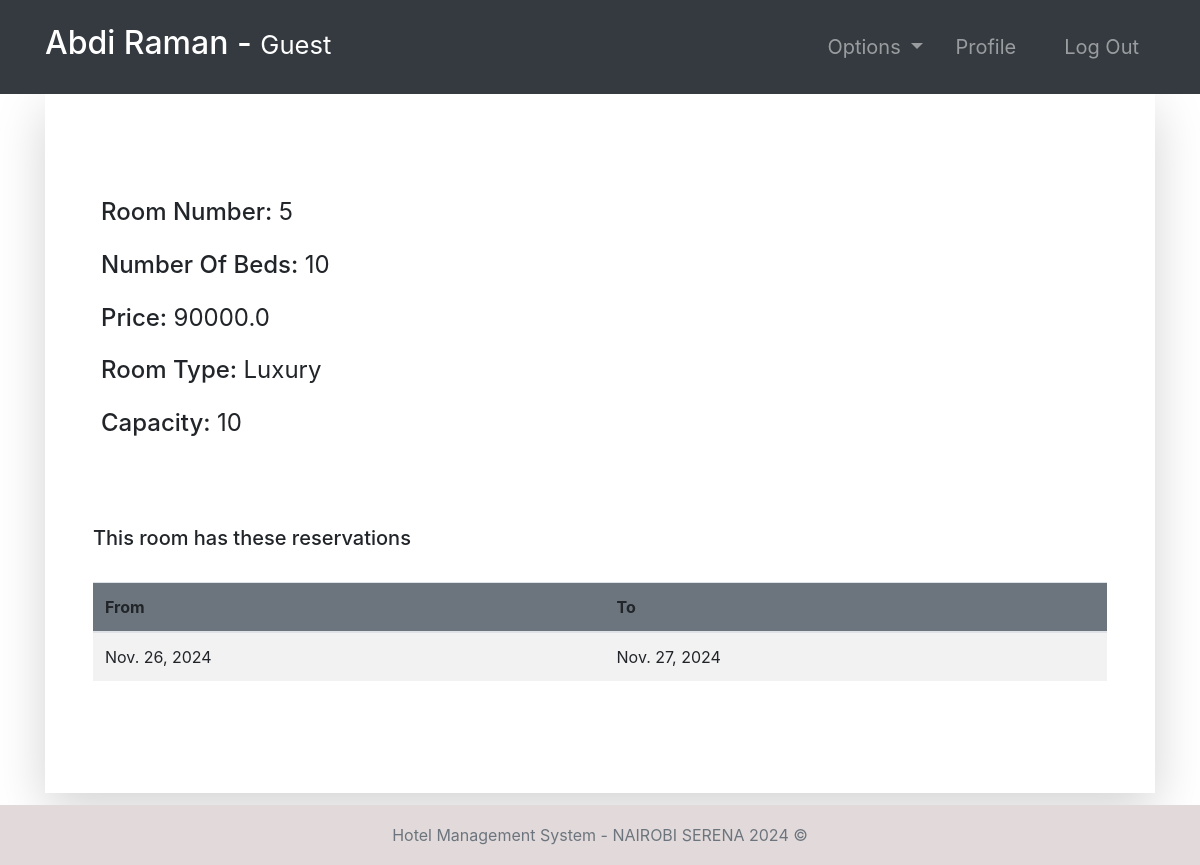
/room-profile/5/ (signed in), run on the app's committed database.
### room/models.py (models this page shows, shortened)
class Room(models.Model):
    ROOM_TYPES = (
        ('King', 'King'),
        ('Luxury', 'Luxury'),
        ('Normal', 'Normal'),
        ('Economic', 'Economic'),
    )
    number = models.IntegerField(primary_key=True)
    capacity = models.SmallIntegerField()
    numberOfBeds = models.SmallIntegerField()
    roomType = models.CharField(max_length=20, choices=ROOM_TYPES)
    price = models.FloatField()
    statusStartDate = models.DateField(null=True)
    statusEndDate = models.DateField(null=True)

class Booking(models.Model):
    roomNumber = models.ForeignKey(Room, on_delete=models.CASCADE)
    guest = models.ForeignKey(Guest, null=True, on_delete=models.CASCADE)
    dateOfReservation = models.DateField(default=timezone.now)
    startDate = models.DateField()
    endDate = models.DateField()

### room/views.py (the view, shortened to what this page needs)
# urls.py: path('room-profile/<str:id>/', room_profile, name="room-profile"),
@login_required(login_url='login')
def room_profile(request, id):
    role = str(request.user.groups.all()[0])
    path = role + "/"
    tempRoom = Room.objects.get(number=id)
    bookings = Booking.objects.filter(roomNumber=tempRoom)
    guests = Guest.objects.all()
    bookings2 = Booking.objects.all()
    context = {
        "role": role,
        "bookings": bookings,
        "room": tempRoom,
        "guests": guests,
        "bookings2": bookings2
    }
    return render(request, path + "room-profile.html", context)

### Templates/guest/room-profile.html
{% extends '../index.html' %}
{% block context %}
{% include '../common_pages/room-profile.html' %}
{% endblock %}

### Templates/incs/nav.html (shortened to what this page needs)
<nav class="navbar navbar-dark bg-dark navbar-expand-lg py-3 " role="navigation">
    <div class="container">
        <a href="" class="navbar-brand">
            <h2 class="text-capitalize">
                {{ request.user.first_name }} {{ request.user.last_name }} -
                <small>
                    {{ role }}
                </small>
            </h2>
        </a>
        <div class="collapse navbar-collapse" id="navbarTags">
            <ul class="navbar-nav ml-auto">
                <li class="nav-item dropdown p-2">
                    <a class="nav-link dropdown-toggle" href="#" id="navbarDropdown" role="button"
                        data-toggle="dropdown" aria-haspopup="true" aria-expanded="false">
                        Options
                    </a>
                </li>
                <li class="nav-item mr-3 p-2">
                    {% if role == 'guest' %}
                    <a href="{% url 'guest-profile' user.id %}" class="nav-link">Profile</a>
                    {% endif %}
                </li>
                <li class="nav-item p-2 ">
                    <a href="{% url 'logout' %}" class="nav-link">Log Out</a>
                </li>
            </ul>
        </div>
    </div>
</nav>

### Templates/common_pages/room-profile.html (shortened to what this page needs)
<div class="container">
    <div class="shadow-lg p-5">
        <div class="row mt-5">
            <div class="col-6">
                <div class="p-2 h4">
                    <span>Room Number:</span>
                    <span class="font-weight-normal">{{room.number}}</span>
                </div>
                <div class="p-2 h4">
                    <span>Number Of Beds:</span>
                    <span class="font-weight-normal">{{room.numberOfBeds}}</span>
                </div>
                <div class="p-2 h4">
                    <span>Price:</span>
                    <span class="font-weight-normal">{{room.price}}</span>
                </div>
                <div class="p-2 h4">
                    <span>Room Type:</span>
                    <span class="font-weight-normal">{{ room.roomType }}</span>
                </div>
                <div class="p-2 h4">
                    <span>Capacity: </span>
                    <span class="font-weight-normal">{{room.capacity}}</span>
                </div>
            </div>
            <div class="col-6">
                <br>
            </div>
        </div>
        <br>
        <div class="table-responsive table-striped my-5">
            <div class="table-header row">
                <div class="col-sm-12 col-md-12 col-lg-4 mb-4">
                    <h5>This room has these reservations</h5>
                </div>
            </div>
            <table class="table table-hover table-striped">
                <thead class="bg-secondary rounded">
                    <tr>
                        <th>From </th>
                        <th>To</th>
                    </tr>
                </thead>
                <tbody>
                    {% for bo in bookings %}
                    <tr>
                        <td>{{bo.startDate}}</td>
                        <td>{{bo.endDate}}</td>
                    </tr>
                    {% endfor %}
                </tbody>
            </table>
        </div>
    </div>
</div>

### static/css/main.css (style rules this page uses)
* { margin: 0; padding: 0; -webkit-font-smoothing: antialiased; }
body { position: relative; }
nav .nav-item { font-size: 20px; }

### data on the page
Room: number "5", numberOfBeds "10", price "90000.0", roomType "Luxury", capacity "10"
Booking: startDate "Nov. 26, 2024", endDate "Nov. 27, 2024"

### other printed values
{{ request.user.first_name }} "Abdi"
{{ request.user.last_name }} "Raman"
{{ role }} "Guest"
